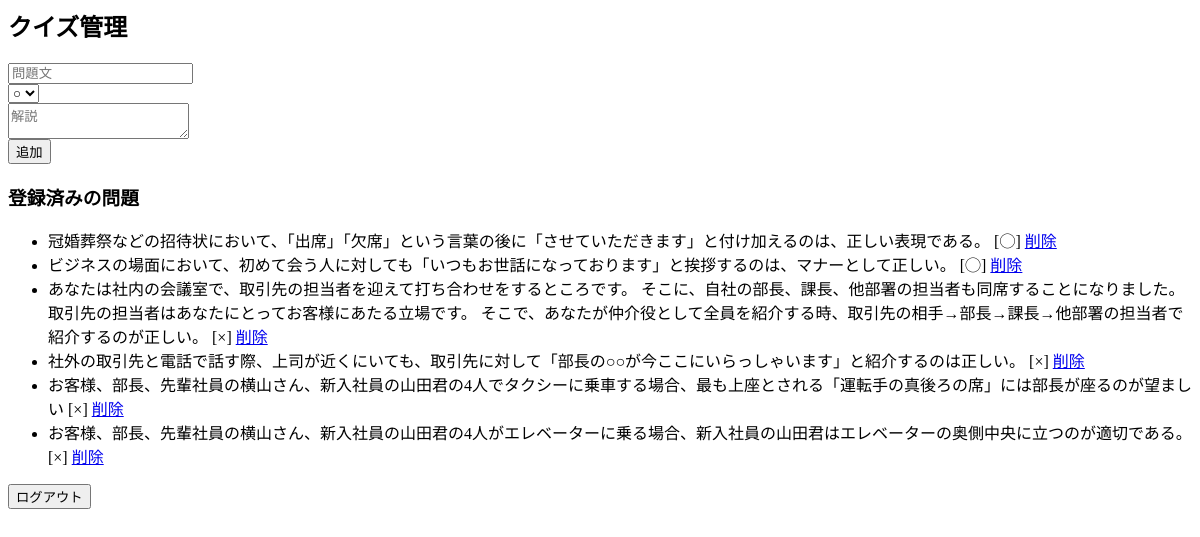
The app's page /manage (signed in), older data.
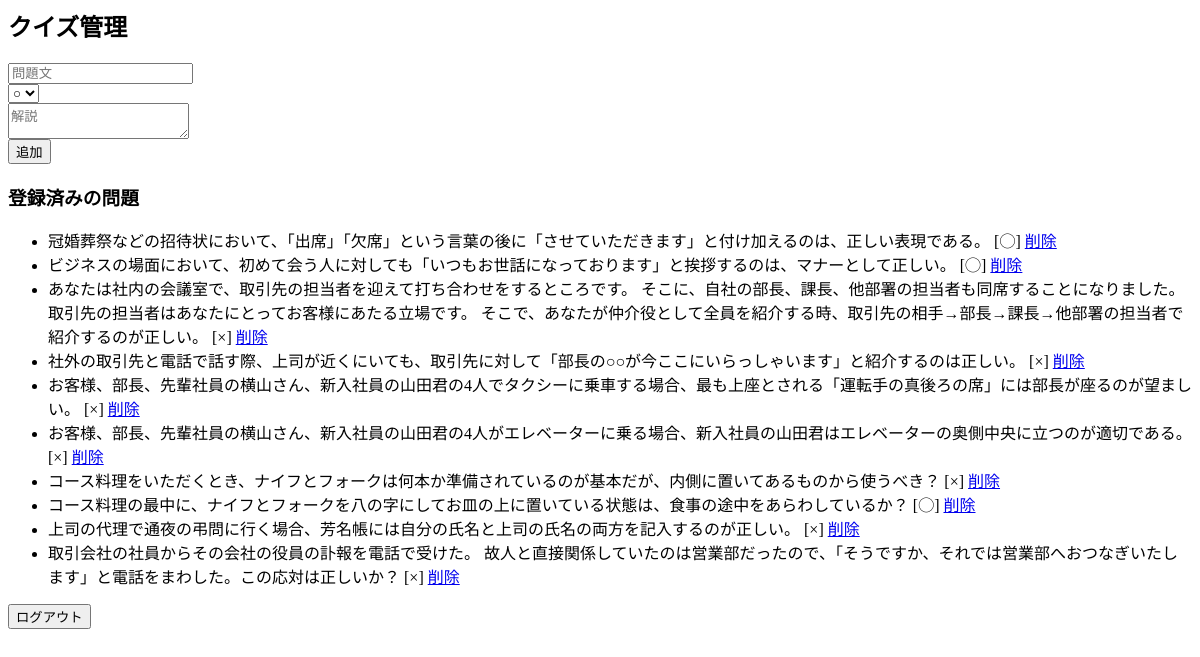
The same page, newer data.
### models.py (models this page shows)
class Question(db.Model):
    id = db.Column(db.Integer, primary_key=True)
    question = db.Column(db.String(300), nullable=False)
    answer = db.Column(db.Boolean, nullable=False)
    explanation = db.Column(db.Text, nullable=False)

### app.py (the view, shortened to what this page needs)
@app.route('/manage', methods=['GET', 'POST'])
def manage():
    if not session.get('admin'):
        return redirect(url_for('admin_login'))
    questions = Question.query.all()
    return render_template('manage.html', questions=questions)

### templates/manage.html (shortened to what this page needs)
<h2>クイズ管理</h2>
<form method="post">
    <input name="question" placeholder="問題文"><br>
    <select name="answer">
        <option value="True">○</option>
    </select><br>
    <textarea name="explanation" placeholder="解説"></textarea><br>
    <button type="submit">追加</button>
</form>
<h3>登録済みの問題</h3>
<ul>
    {% for q in questions %}
    <li>
        {{ q.question }} [{{ "◯" if q.answer else "×" }}]
        <a href="{{ url_for('delete', qid=q.id) }}">削除</a>
    </li>
    {% endfor %}
</ul>
<a href="{{ url_for('admin_logout') }}"><button>ログアウト</button></a>

Row changes from the older to the newer data that the page shows:
changed Question: question "お客様、部長、先輩社員の横山さん、新入社員の山田君の4人でタクシーに乗車する場合、最も上座とされる「運転手の真後ろの席」には部長が座るのが望ましい" → "お客様、部長、先輩社員の横山さん、新入社員の山田君の4人でタクシーに乗車する場合、最も上座とされる「運転手の真後ろの席」には部長が座るのが望ましい。"
added Question: question "コース料理をいただくとき、ナイフとフォークは何本か準備されているのが基本だが、内側に置いてあるものから使うべき？", answer "×"
added Question: question "コース料理の最中に、ナイフとフォークを八の字にしてお皿の上に置いている状態は、食事の途中をあらわしているか？", answer "◯"
added Question: question "上司の代理で通夜の弔問に行く場合、芳名帳には自分の氏名と上司の氏名の両方を記入するのが正しい。", answer "×"
added Question: question "取引会社の社員からその会社の役員の訃報を電話で受けた。 故人と直接関係していたのは営業部だったので、「そうですか、それでは営業部へおつなぎいたします」と電話をまわした。この応対は正しいか？", answer "×"
